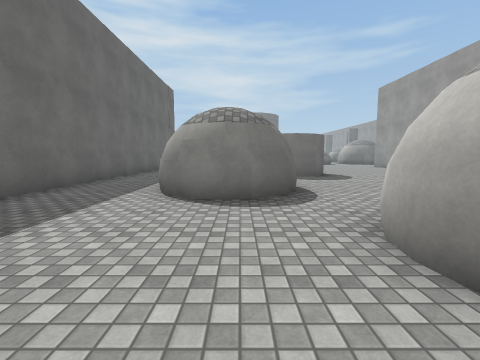
[1] (above)

20 first-person views from a walk through a 3-D level made in the Unity game engine. The camera is 1.4 m above the floor, tilts 6° down and sees 90° across. The floor is counted in squares, 2 m on a side. Each view is taken from the middle of a square. On the plan, view 1 faces up. The plan holds only what a view shows up to about 9 squares ahead; the rest is blank. The place goes on beyond the plan. The player character is not drawn. Surface patterns are stand-ins for the level's own textures.

[2]
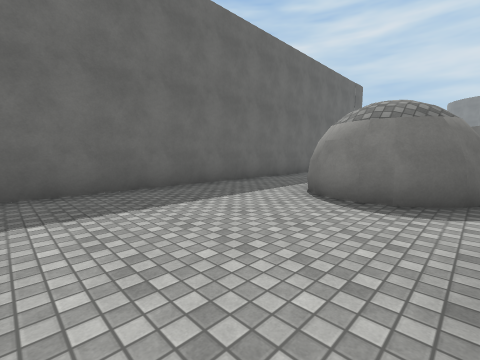

[3]
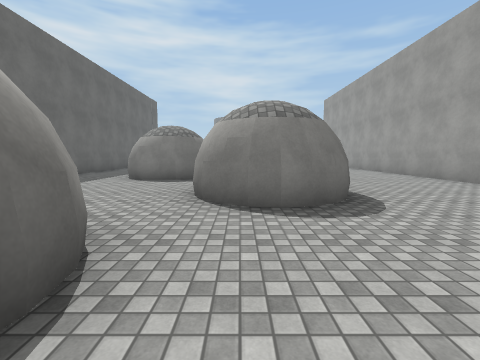

[4]
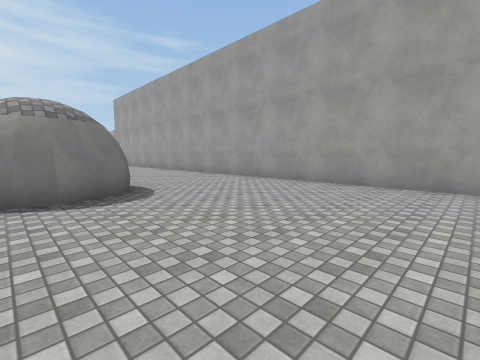

[5]
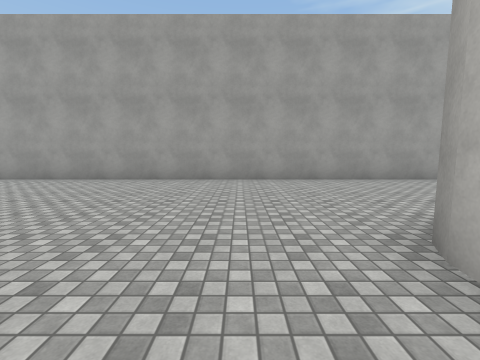

[6]
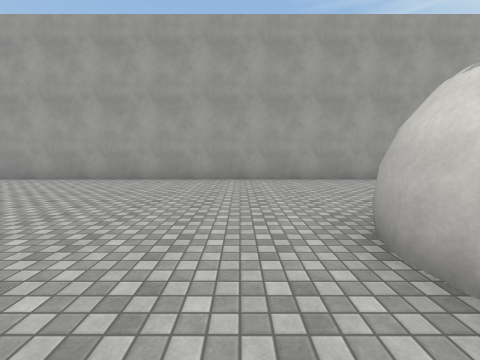

[7]
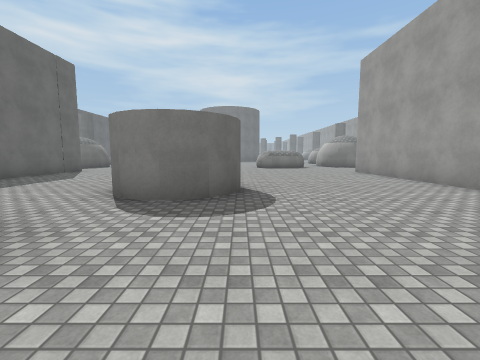

[8]
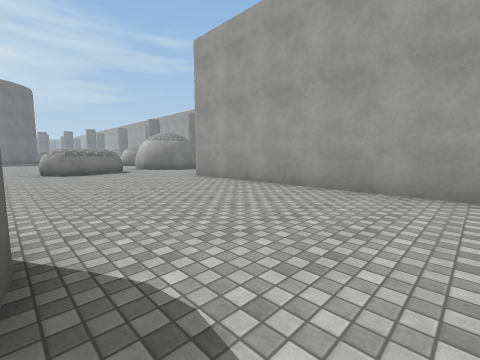

[9]
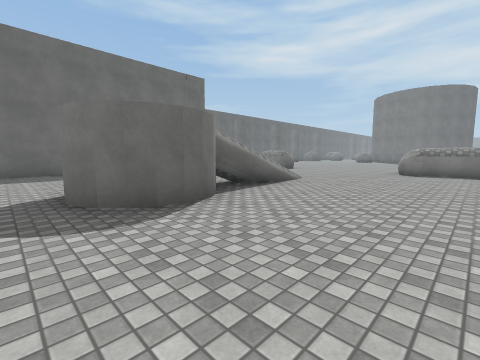

[10]
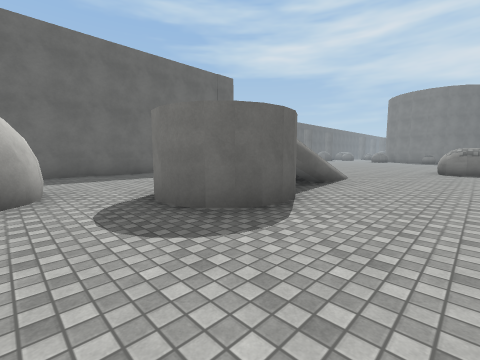

[11]
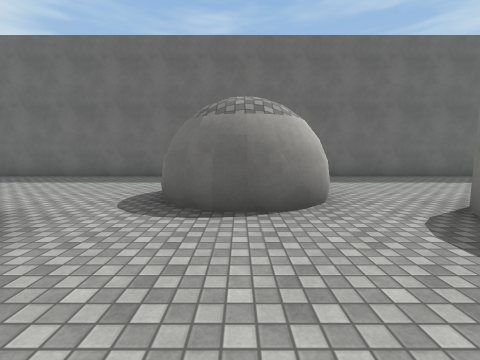

[12]
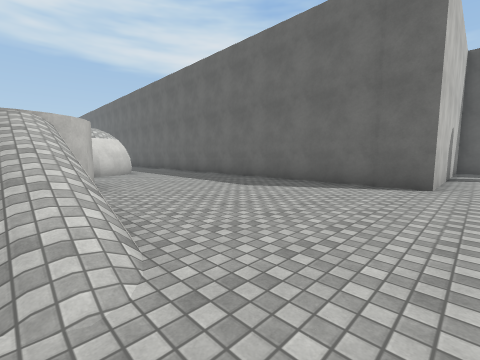

[13]
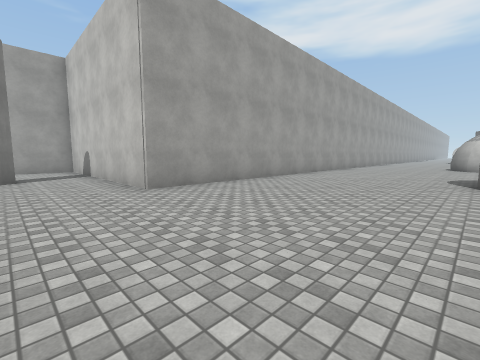

[14]
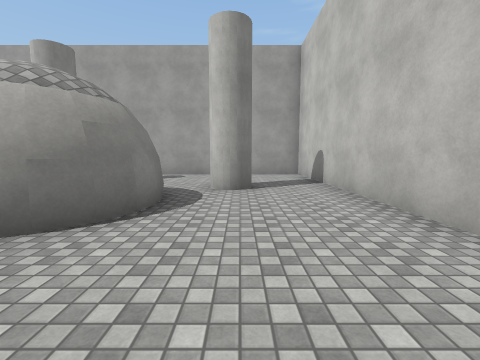

[15]
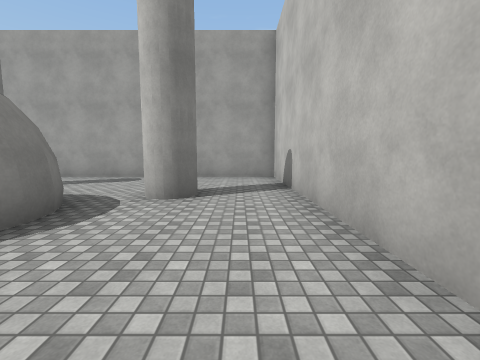

[16]
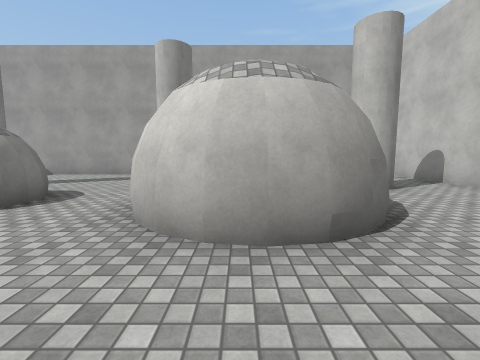

[17]
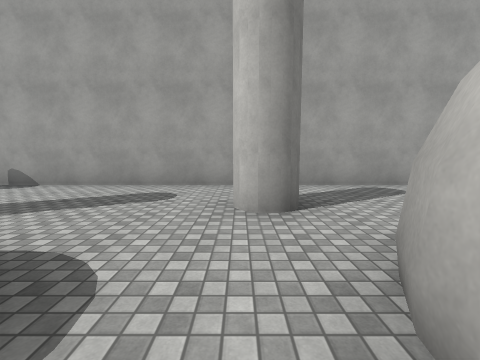

[18]
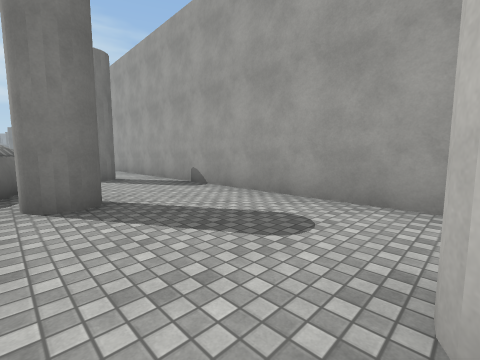

[19]
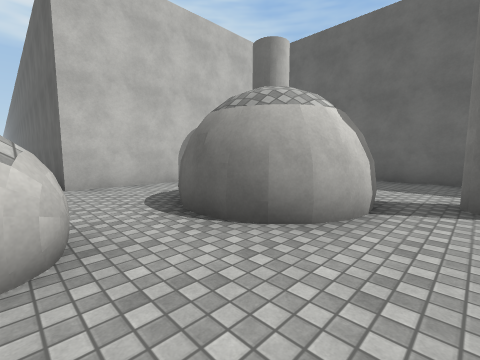

[20]
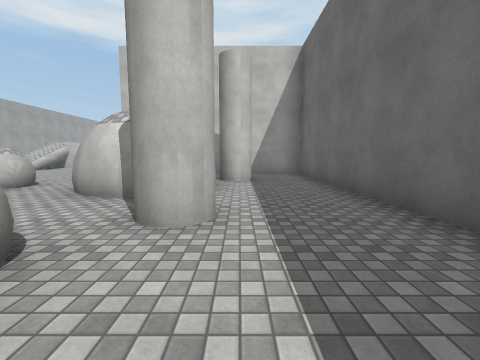

### Floor plan
Key: @ floor where view 1 was taken; # wall or solid block; . main floor; : floor 2.75 m higher than the main floor; / step, stairs or slope.
Columns run from 11 left of view 1 to 15 right of it. Each row starts with its distance up from view 1.
 27                       # ..#
 26                       #...#
 25                       .#..#
 24                       ....#
 23    .                ##....#
 22  ....#              ......#
 21 #.....            .....#..#
 20 #...#....         ..##....#
 19 #....#...        ..### ...#
 18 #... ##.#     ..  .###....#
 17 #...###..     .###........#
 16 #..#. ....    ........#...#
 15 #.........................#
 14 ########...........########
 13        #...../.....#
 12        #....//.....#
 11        #....//.....#
 10        #....//.....#
  9        #....  #....#
  8        #....#:/....#
  7        #...........#
  6        #..##.......#
  5        #..###......#
  4        #..##.......#
  3        #...........#
  2        #.....##....#
  1        #.....##....#
  0        #...@.......#
 -1        #.. #.......#
 -2        #.  ##......#
 -3        #    .......#
 -4              ......#
 -5              ##....#
 -6                ....#
 -7                 ...#

Positions as (right, up) in squares from view 1, and headings:
1: (0, 0), facing up
2: (1, 0), facing up-left
3: (2, -3), facing up
4: (2, -4), facing up-right
5: (1, -3), facing right
6: (1, 4), facing right
7: (3, 4), facing up
8: (3, 7), facing up-right
9: (6, 7), facing up-left
10: (5, 6), facing up-left
11: (4, 5), facing left
12: (2, 15), facing down-left
13: (3, 16), facing down-right
14: (6, 16), facing right
15: (7, 15), facing right
16: (6, 19), facing right
17: (9, 21), facing right
18: (11, 21), facing up-right
19: (-3, 20), facing down-left
20: (-8, 23), facing down
